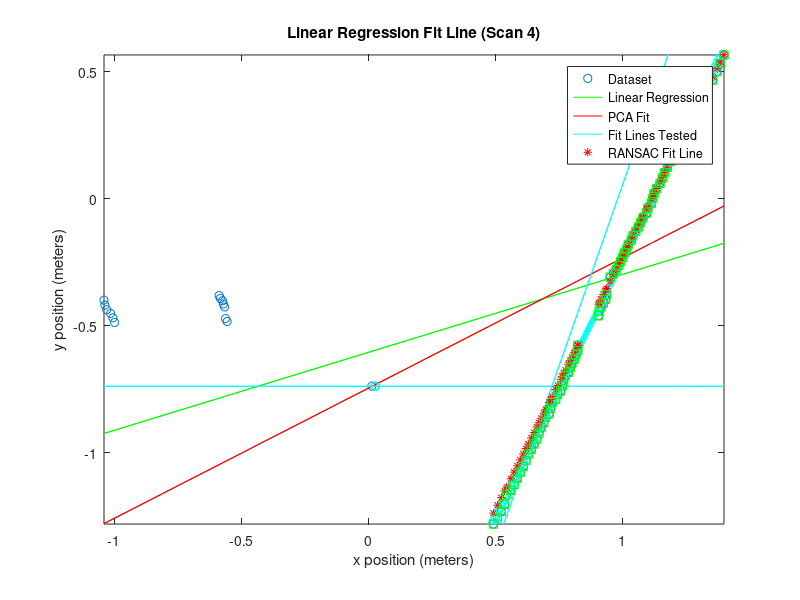

The MATLAB source for this figure:
%% RANSAC Implementation
clear;
load('scan4.mat');
r_clean = nonzeros(r);
theta_clean = theta;
theta_clean(~r) = [];
[x, y] = pol2cart(deg2rad(theta_clean), r_clean);
p = polyfit(x, y, 1)
yp = polyval(p, x);
figure(1);clf;
plot(x,y, 'o');hold on;
plot(x, yp, 'g-');
axis equal;
title('Linear Regression Fit Line (Scan 4)');
xlabel('x position (meters)');
ylabel('y position (meters)');


coefficients = pca([x y]);
m = coefficients(2,1) / coefficients(1,1)
b = mean(y) - m * mean(x)
pcay = polyval([m b], x);
plot(x, pcay, 'r')

clearvars -except x y

points = [x y];

n = 8;
d = 0.1;

bestInliersSoFar = 0;
bestPoint1SoFar = [0 0];
bestPoint2SoFar = [0 0];
bestTestLineSoFar = [];
bestMatchedPoints = [];

% For each point pair
for i = 1:n
    matchedPoints = [];
    % Randomly select the points
    point1 = points(randi([1, length(points)]),:);
    point2 = points(randi([1, length(points)]),:);
    
    % Find and plot the line between them
    p = polyfit([point1(1) point2(1)], [point1(2) point2(2)], 1);
    testline = polyval(p, x);
    
    plot(x, testline, 'cyan', 'HandleVisibility', 'off')
    
    % Plot the endpoints in cyan
    plot(point1(1), point1(2), 'cyano', 'HandleVisibility', 'off')
    plot(point2(1), point2(2), 'cyano', 'HandleVisibility', 'off')
    
    % Find the tangent vector
    That = (point2 - point1) ./ vecnorm(point2 - point1);
    % Find the normal vector
    Nhat = ([-That(2) That(1)]);
    
    inliers = 0;
    
    % Test every point with this fit line
    for j = 1:length(points)

        r = points(j,:) - point1;
        
        a = point1 - point2;
        a(3) = 0;
        b = points(j,:) - point2;
        b(3) = 0;
%         dist = norm(cross(a,b)) / norm(a);
        
        dist = dot(r,Nhat);
        
        if abs(dist) <= d
            inliers = inliers + 1;
            matchedPoints(end+1,:) = points(j,:);
        end
    end
    
    if inliers > bestInliersSoFar
        bestMatchedPoints = matchedPoints;
        bestPoint1SoFar = point1;
        bestPoint2SoFar = point2;
        bestTestLineSoFar = testline;
        bestInliersSoFar = inliers;
        disp(inliers)
    end
    
    axis([min(x) max(x) min(y) max(y)]);
    
%     pause(1)
end

plot(x, testline, 'cyan')
plot(x, testline, 'r*')

plot(bestMatchedPoints(:,1), bestMatchedPoints(:,2), 'gs')

legend('Dataset', 'Linear Regression', 'PCA Fit', 'Fit Lines Tested', 'RANSAC Fit Line')
